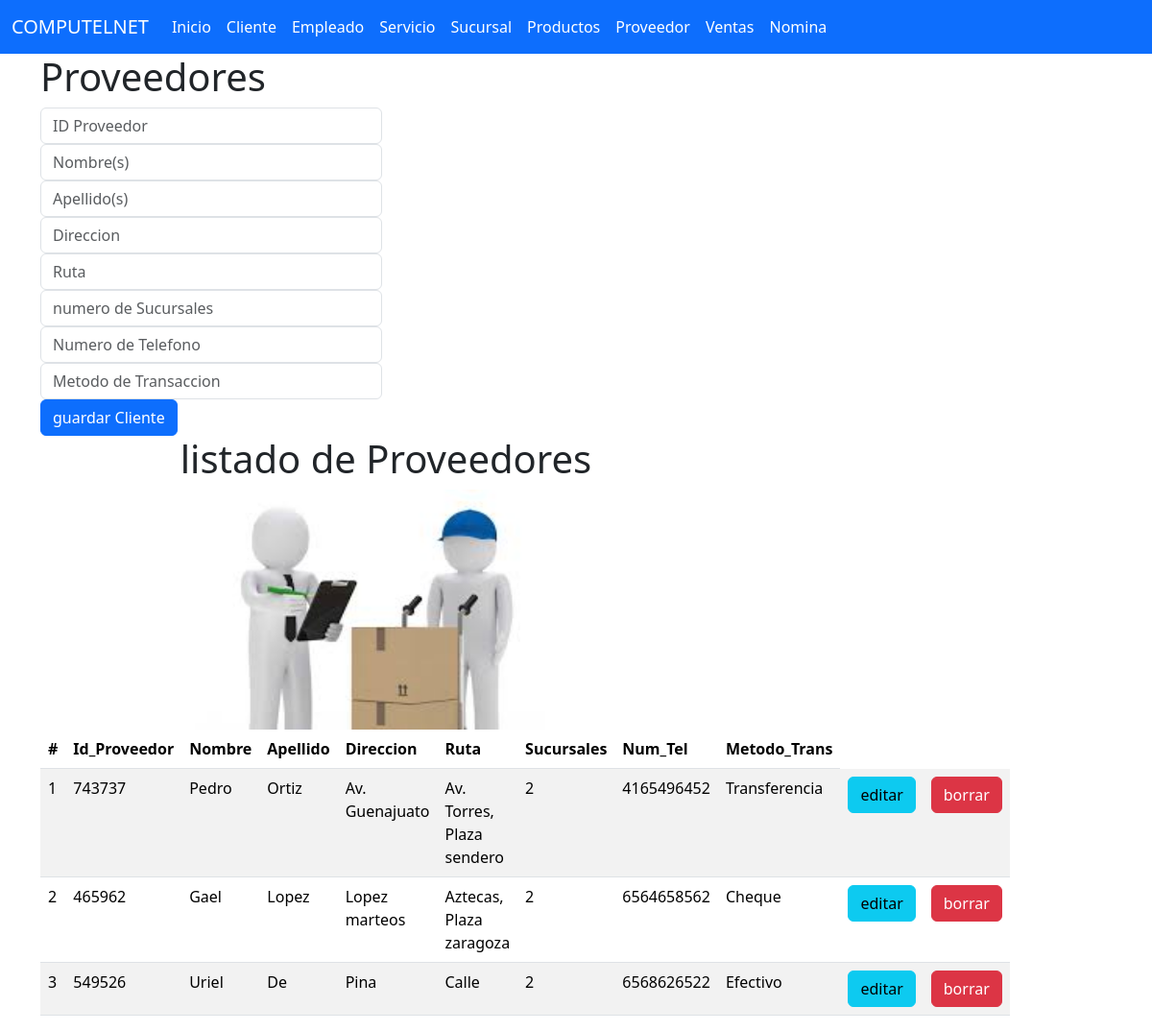
/proveedores, run on the app's committed database.
### proveedor_app/models.py (models this page shows, shortened)
class Proveedor (models.Model):
    Id_Proveedor=models.CharField(primary_key=True,max_length=6)
    Nombre=models.CharField(max_length=50)
    Apellido=models.CharField(max_length=50)
    Direccion=models.CharField(max_length=300)
    Ruta=models.CharField(max_length=300)
    Sucursales=models.CharField(max_length=3)
    Num_Tel=models.CharField(max_length=10)
    Metodo_Trans=models.CharField(max_length=200)

### proveedor_app/views.py (the view)
# urls.py: path('proveedores',views.inicio_vista,name='proveedores'),
def inicio_vista(request):
    ListadoProveedores=Proveedor.objects.all()
    return render(request,'gestionarProveedor.html',{'listaProveedores':ListadoProveedores})

### proveedor_app/templates/gestionarProveedor.html (shortened to what this page needs)
{% extends "base.html" %}
{% block cuerpo %}
{% load static %}
<div class="row">
    <div class="col-sm-12  col-md-4 col-lg-4 col-xl-4">
        <h1>Proveedores</h1>
        <div class="car-body">
            <form action="registrarProveedor/" method="POST"> {% csrf_token %}
                <div class="form-group">
                    <input type="text" id="txtId_Proveedor" name="txtId_Proveedor" class="form-control"  placeholder="ID Proveedor" minlength="1" maxlength="6"  required>
                </div>
                <div class="form-group ">
                    <input type="text" id="txtNombre" name="txtNombre"  class="form-control" placeholder="Nombre(s)" minlength="1" maxlength="200" required>
                </div>
                <div class="form-group">
                    <input type="text" id="txtApellido" name="txtApellido"  class="form-control" placeholder="Apellido(s)" min="1" max="300" required>
                </div>
                <div class="form-group">
                    <input type="text" id="txtDireccion" name="txtDireccion"  class="form-control" placeholder="Direccion" min="1" max="10000" required>
                </div>
                <div class="form-group">
                    <input type="text" id="txtRuta" name="txtRuta"  class="form-control" placeholder="Ruta" required>
                </div>
                <div class="form-group">
                    <input type="text" id="txtSucursales" name="txtSucursales"  class="form-control" placeholder="numero de Sucursales" min="1" max="6" required>
                </div>
                <div class="form-group">
                    <input type="text" id="txtNum_Tel" name="txtNum_Tel"  class="form-control" placeholder="Numero de Telefono" min="1" maxlength="10" required>
                </div>
                <div class="form-group">
                    <input type="text" id="txtMetodo_Trans" name="txtMetodo_Trans"  class="form-control" placeholder="Metodo de Transaccion" min="1" max="6" required>
                </div>
                <div class="car-body">
                <button type="submit" class="btn btn-primary">guardar Cliente</button>
                </div>
            </form>
        </div>
    </div>
<div class="row">
    <div class="col-sm-12  col-md-8 col-lg-8 col-xl-8">
        <center>
            <h1>listado de Proveedores</h1>
        <img class="w-59" src="{% static 'img/proveedores.jpg'%}" alt="nava" width="500" height="250">
        </center>
                <table class="table table-striped">
                    <thead>
                    <tr>
                        <th scope="col">#</th>
                        <th scope="col">Id_Proveedor</th>
                        <th scope="col">Nombre</th>
                        <th scope="col">Apellido</th>
                        <th scope="col">Direccion</th>
                        <th scope="col">Ruta</th>
                        <th scope="col">Sucursales</th>
                        <th scope="col">Num_Tel</th>
                        <th scope="col">Metodo_Trans</th>
                    </tr>
                    </thead>
                    <tbody>
                        {% for m in listaProveedores %}
                        <tr>
                        <td>{{forloop.counter}}</td>
                        <td>{{m.Id_Proveedor}}</td>
                        <td>{{m.Nombre}}</td>
                        <td>{{m.Apellido}}</td>
                        <td>{{m.Direccion}}</td>
                        <td>{{m.Ruta}}</td>
                        <td>{{m.Sucursales}}</td>
                        <td>{{m.Num_Tel}}</td>
                        <td>{{m.Metodo_Trans}}</td>
                        <td><a href="seleccionarProveedor/{{m.Id_Proveedor}}" class="btn btn-info">editar</a> </td>
                        <td><a href="borrarProveedor/{{m.Id_Proveedor}}" class="btn btn-danger">borrar</a> </td>
                        </tr>
                        {% endfor %}
                    </tbody>
                </table>
    </div>
</div>
</div>
{% endblock %}

### data on the page
Proveedor: Id_Proveedor "743737", Nombre "Pedro", Apellido "Ortiz", Direccion "Av. Guenajuato", Ruta "Av. Torres, Plaza sendero", Sucursales "2", Num_Tel "4165496452", Metodo_Trans "Transferencia"
Proveedor: Id_Proveedor "465962", Nombre "Gael", Apellido "Lopez", Direccion "Lopez marteos", Ruta "Aztecas, Plaza zaragoza", Sucursales "2", Num_Tel "6564658562", Metodo_Trans "Cheque"
Proveedor: Id_Proveedor "549526", Nombre "Uriel", Apellido "De", Direccion "Pina", Ruta "Calle", Sucursales "2", Num_Tel "6568626522", Metodo_Trans "Efectivo"
